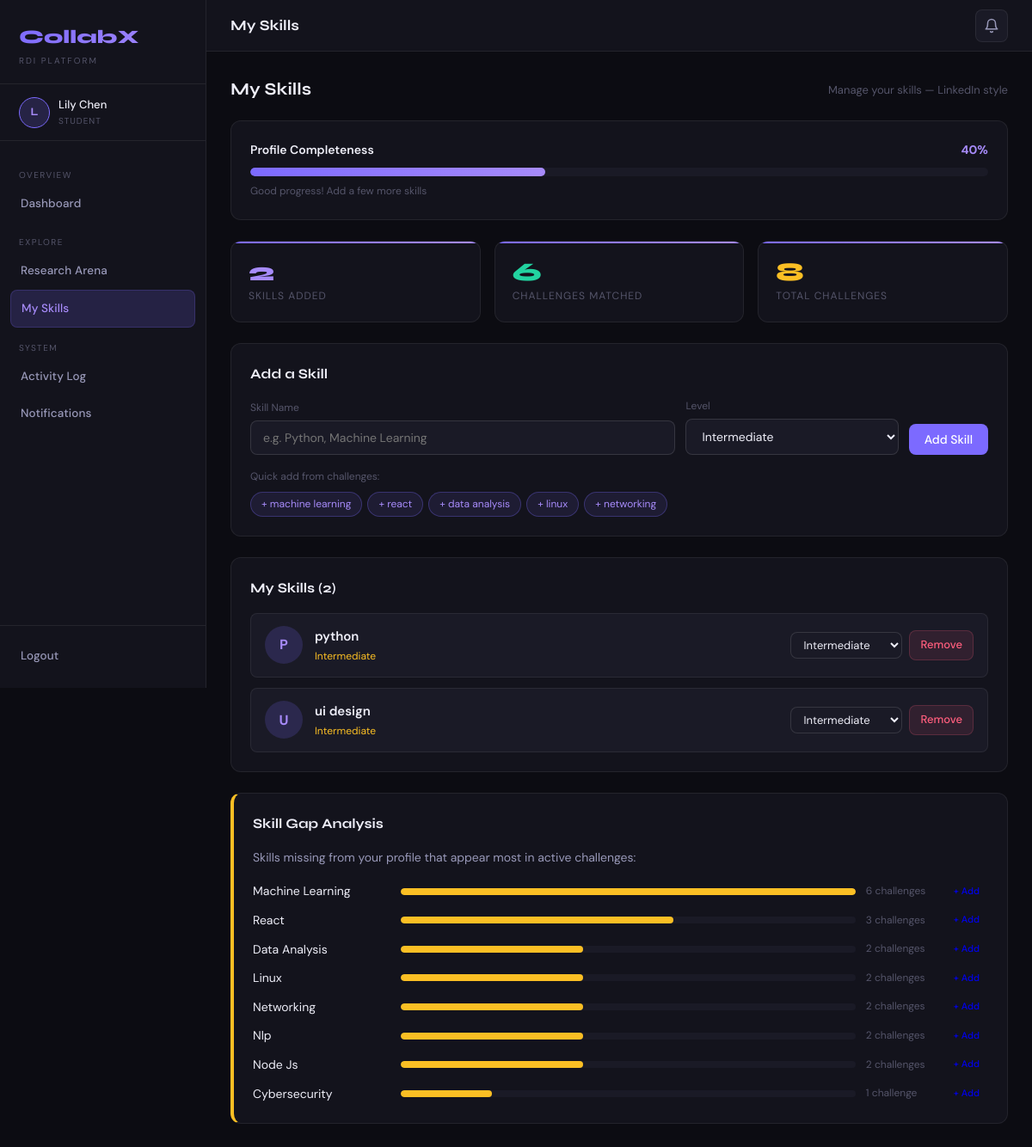
The page /student/skills (signed in) on the database its author committed.
### tables this page shows
CREATE TABLE student_skills (
    id INTEGER PRIMARY KEY AUTOINCREMENT,
    student_id INTEGER,
    skill_name TEXT,
    skill_level TEXT DEFAULT 'Intermediate',
    created_at TIMESTAMP DEFAULT CURRENT_TIMESTAMP,
    UNIQUE(student_id, skill_name)
);

### app.py (the view, shortened to what this page needs)
@app.route("/student/skills")
@login_required(role="student")
def student_skills():
    uid = session["user_id"]
    db = get_db()
    skills = db.execute("SELECT * FROM student_skills WHERE student_id=? ORDER BY skill_name", (uid,)).fetchall()
    challenges = db.execute("SELECT * FROM challenges").fetchall()
    skill_names = set(s["skill_name"] for s in skills)
    matched_challenges = sum(1 for c in challenges if c["skills"] and any(s in c["skills"].lower() for s in skill_names))
    from collections import Counter
    all_required = []
    for c in challenges:
        if c["skills"]:
            all_required.extend([s.strip().lower() for s in c["skills"].split(",")])
    freq = Counter(all_required)
    missing = [(s,c) for s,c in freq.most_common(10) if s not in skill_names]
    completeness = min(100, len(skills) * 20)
    if completeness < 40: msg = "Add more skills to improve your challenge matches"
    elif completeness < 80: msg = "Good progress! Add a few more skills"
    else: msg = "Great profile! You are well positioned for challenges"
    db.close()
    return render_template("student_skills.html", skills=skills, matched_challenges=matched_challenges,
                           total_challenges=len(challenges), missing_skills=missing[:8],
                           top_recommended=missing[:5], completeness=completeness,
                           completeness_msg=msg, unread_count=unread(uid))

### app.py (called while the page is built)
def get_db():
    db = sqlite3.connect("database.db")
    db.row_factory = sqlite3.Row
    return db

def unread(user_id):
    db = get_db(); n = db.execute("SELECT COUNT(*) FROM notifications WHERE user_id=? AND is_read=0",(user_id,)).fetchone()[0]; db.close(); return n

def login_required(role=None):
    def decorator(fn):
        @wraps(fn)
        def wrapper(*args, **kwargs):
            if "user_id" not in session: return redirect("/")
            if role and session.get("role") != role: return render_template("error.html",message="Access denied.",code=403),403
            return fn(*args, **kwargs)
        return wrapper
    return decorator

### templates/student_skills.html (shortened to what this page needs)
{% extends "base.html" %}
{% block topbar_title %}My Skills{% endblock %}
{% block content %}
<div class="section-header">
  <div class="section-title">My Skills</div>
  <div class="section-sub">Manage your skills — LinkedIn style</div>
</div>
<div class="card" style="margin-bottom:24px;">
  <div style="display:flex;justify-content:space-between;align-items:center;margin-bottom:10px;">
    <div style="font-size:14px;font-weight:600;color:var(--text);">Profile Completeness</div>
    <div style="font-size:14px;font-weight:700;color:var(--accent2);">{{ completeness }}%</div>
  </div>
  <div style="background:var(--bg3);border-radius:99px;height:10px;overflow:hidden;">
    <div style="width:{{ completeness }}%;height:100%;background:linear-gradient(90deg,var(--accent),var(--accent2));border-radius:99px;transition:width .5s;"></div>
  </div>
  <div style="font-size:12px;color:var(--text3);margin-top:8px;">{{ completeness_msg }}</div>
</div>
<div class="stat-grid" style="margin-bottom:24px;">
  <div class="stat-card">
    <div class="stat-num" style="color:var(--accent2);">{{ skills|length }}</div>
    <div class="stat-label">Skills Added</div>
  </div>
  <div class="stat-card">
    <div class="stat-num" style="color:var(--green);">{{ matched_challenges }}</div>
    <div class="stat-label">Challenges Matched</div>
  </div>
  <div class="stat-card">
    <div class="stat-num" style="color:var(--amber);">{{ total_challenges }}</div>
    <div class="stat-label">Total Challenges</div>
  </div>
</div>
<div class="card" style="margin-bottom:24px;">
  <div class="card-title">Add a Skill</div>
  <form method="POST" action="/student/skills/add" style="display:flex;gap:12px;flex-wrap:wrap;align-items:flex-end;">
    <div style="flex:2;min-width:200px;">
      <label style="font-size:12px;color:var(--text3);margin-bottom:4px;display:block;">Skill Name</label>
      <input type="text" name="skill_name" placeholder="e.g. Python, Machine Learning" required>
    </div>
    <div style="flex:1;min-width:150px;">
      <label style="font-size:12px;color:var(--text3);margin-bottom:4px;display:block;">Level</label>
      <select name="skill_level">
        <option value="Intermediate" selected>Intermediate</option>
      </select>
    </div>
    <button type="submit" class="btn btn-primary">Add Skill</button>
  </form>
  {% if top_recommended %}
  <div style="margin-top:16px;">
    <div style="font-size:12px;color:var(--text3);margin-bottom:8px;">Quick add from challenges:</div>
    <div style="display:flex;flex-wrap:wrap;gap:6px;">
      {% for skill, count in top_recommended %}
        <a href="/student/skills/quickadd/{{ skill }}" style="background:rgba(124,106,255,0.1);color:var(--accent2);border:1px solid rgba(124,106,255,0.3);padding:4px 12px;border-radius:99px;font-size:12px;text-decoration:none;">+ {{ skill }}</a>
      {% endfor %}
    </div>
  </div>
  {% endif %}
</div>
{% if skills %}
<div class="card" style="margin-bottom:24px;">
  <div class="card-title">My Skills ({{ skills|length }})</div>
  <div style="display:flex;flex-direction:column;gap:12px;">
    {% for s in skills %}
    <div style="display:flex;align-items:center;justify-content:space-between;padding:14px 16px;background:var(--bg3);border-radius:var(--r-sm);border:1px solid var(--border);">
      <div style="display:flex;align-items:center;gap:14px;">
        <div style="width:44px;height:44px;border-radius:50%;background:var(--glow);display:flex;align-items:center;justify-content:center;font-weight:700;font-size:16px;color:var(--accent2);">{{ s.skill_name[0].upper() }}</div>
        <div>
          <div style="font-weight:600;font-size:15px;color:var(--text);">{{ s.skill_name }}</div>
          <div style="font-size:12px;margin-top:2px;
            color:{% if s.skill_level == 'Expert' %}var(--green){% elif s.skill_level == 'Advanced' %}var(--accent2){% elif s.skill_level == 'Intermediate' %}var(--amber){% else %}var(--text3){% endif %};">
            {{ s.skill_level }}
          </div>
        </div>
      </div>
      <div style="display:flex;align-items:center;gap:8px;">
        <form method="POST" action="/student/skills/edit/{{ s.id }}" style="display:inline;">
          <select name="skill_level" onchange="this.form.submit()" style="width:130px;font-size:13px;padding:5px 10px;">
            <option value="Intermediate" {% if s.skill_level=='Intermediate' %}selected{% endif %}>Intermediate</option>
          </select>
        </form>
        <a href="/student/skills/delete/{{ s.id }}" onclick="return confirm('Remove {{ s.skill_name }}?')" class="btn btn-danger btn-sm">Remove</a>
      </div>
    </div>
    {% endfor %}
  </div>
</div>
{% endif %}
{% if missing_skills %}
<div class="card" style="border-left:4px solid var(--amber);">
  <div class="card-title">Skill Gap Analysis</div>
  <p style="font-size:14px;color:var(--text2);margin-bottom:16px;">Skills missing from your profile that appear most in active challenges:</p>
  <div style="display:flex;flex-direction:column;gap:10px;">
    {% for skill, count in missing_skills %}
    <div style="display:flex;align-items:center;gap:12px;">
      <div style="min-width:160px;font-size:14px;color:var(--text);text-transform:capitalize;">{{ skill }}</div>
      <div style="flex:1;background:var(--bg3);border-radius:99px;height:8px;overflow:hidden;">
        <div style="width:{{ [count * 20, 100]|min }}%;height:100%;background:var(--amber);border-radius:99px;"></div>
      </div>
      <div style="font-size:12px;color:var(--text3);min-width:80px;">{{ count }} challenge{{ 's' if count != 1 else '' }}</div>
      <a href="/student/skills/quickadd/{{ skill }}" class="btn btn-sm" style="font-size:11px;padding:3px 10px;">+ Add</a>
    </div>
    {% endfor %}
  </div>
</div>
{% endif %}
{% endblock %}

### static/style.css (style rules this page uses)
:root { --bg:#0c0c12;--bg2:#13131c;--bg3:#1a1a26;--bg4:#21212f;--border:rgba(255,255,255,0.07);--border2:rgba(255,255,255,0.12);--accent:#7c6aff;--accent2:#a78bfa;--accent-d:#5b4de0;--glow:rgba(124,106,255,0.18);--green:#22d3a0;--green-bg:rgba(34,211,160,0.1);--red:#ff5e7d;--red-bg:rgba(255,94,125,0.1);--amber:#fbbf24;--amber-bg:rgba(251,191,36,0.1);--blue:#38bdf8;--blue-bg:rgba(56,189,248,0.1);--text:#eeeef8;--text2:#9898b8;--text3:#55556a;--sidebar:240px;--r:12px;--r-sm:8px;--r-lg:18px }
*,*::before,*::after { box-sizing:border-box;margin:0;padding:0 }
html { scroll-behavior:smooth }
body { font-family:'DM Sans',sans-serif;background:var(--bg);color:var(--text);min-height:100vh;font-size:15px;line-height:1.6 }
.card { background:var(--bg2);border:1px solid var(--border);border-radius:var(--r);padding:22px }
.card-title { font-family:'Syne',sans-serif;font-size:16px;font-weight:700;color:var(--text);margin-bottom:16px }
.stat-grid { display:grid;grid-template-columns:repeat(auto-fit,minmax(160px,1fr));gap:16px;margin-bottom:24px }
.stat-card { background:var(--bg2);border:1px solid var(--border);border-radius:var(--r);padding:20px;position:relative;overflow:hidden;transition:border-color .2s }
.stat-card::before { content:'';position:absolute;top:0;left:0;right:0;height:2px;background:linear-gradient(90deg,var(--accent),var(--accent2)) }
.stat-num { font-family:'Syne',sans-serif;font-size:30px;font-weight:800;color:var(--text);line-height:1 }
.stat-label { font-size:12px;color:var(--text3);margin-top:4px;text-transform:uppercase;letter-spacing:1px }
input[type=text],input[type=email],input[type=password],input[type=date],textarea,select { width:100%;background:var(--bg3);border:1px solid var(--border2);border-radius:var(--r-sm);padding:10px 14px;color:var(--text);font-family:'DM Sans',sans-serif;font-size:14px;transition:border-color .18s,box-shadow .18s;outline:none }
select option { background:var(--bg3) }
.btn { display:inline-flex;align-items:center;gap:6px;padding:9px 18px;border-radius:var(--r-sm);font-family:'DM Sans',sans-serif;font-size:14px;font-weight:500;cursor:pointer;border:none;text-decoration:none;transition:all .18s;white-space:nowrap }
.btn-primary { background:var(--accent);color:#fff }
.btn-danger { background:var(--red-bg);color:var(--red);border:1px solid rgba(255,94,125,0.2) }
.btn-sm { padding:6px 12px;font-size:13px }
.section-header { display:flex;align-items:center;justify-content:space-between;margin-bottom:20px;flex-wrap:wrap;gap:12px }
.section-title { font-family:'Syne',sans-serif;font-size:20px;font-weight:700;color:var(--text) }
.section-sub { font-size:13px;color:var(--text3);margin-top:2px }

### rows shown on the page
student_skills: skill_name "P", skill_name "python", skill_level "Intermediate"
student_skills: skill_name "U", skill_name "ui design", skill_level "Intermediate"

### other values the page prints
{{ session['name'][0].upper() }} "L"
{{ session['name'] }} "Lily Chen"
{{ session['role'] }} "STUDENT"
{{ completeness }} "40"
{{ completeness_msg }} "Good progress! Add a few more skills"
{{ skills|length }} "2"
{{ matched_challenges }} "6"
{{ total_challenges }} "8"
{{ skill }} "machine learning" "react" "data analysis" "linux" "networking"
{{ skill }} "Machine Learning" "React" "Data Analysis" "Linux" "Networking" "Nlp" "Node Js" "Cybersecurity"
{{ count }} "6" "3" "2" "2" "2" "2" "2" "1"
{{ 's' if count != 1 else '' }} "s" "s" "s" "s" "s" "s" "s"
